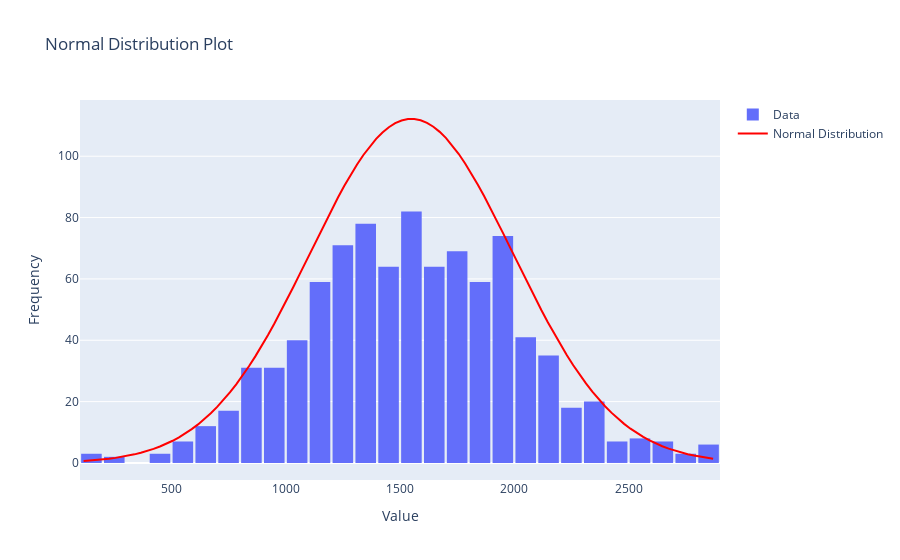

The code cell stored with this chart in its notebook:
### Code cell
fig = go.Figure(data=[go.Histogram(x=data, name='Data')])

x_values = np.linspace(min(data), max(data), 100)
y_values = norm.pdf(x_values, mean, std_dev)
fig.add_trace(go.Scatter(x=x_values, y=y_values * num_values * (max(data) - min(data)) / 20, #scale to match histogram area
                         mode='lines', name='Normal Distribution',
                         line=dict(color='red')))

# Customize the layout
fig.update_layout(title='Normal Distribution Plot',
                  xaxis_title='Value',
                  yaxis_title='Frequency',
                  bargap=0.1)
fig.show()
